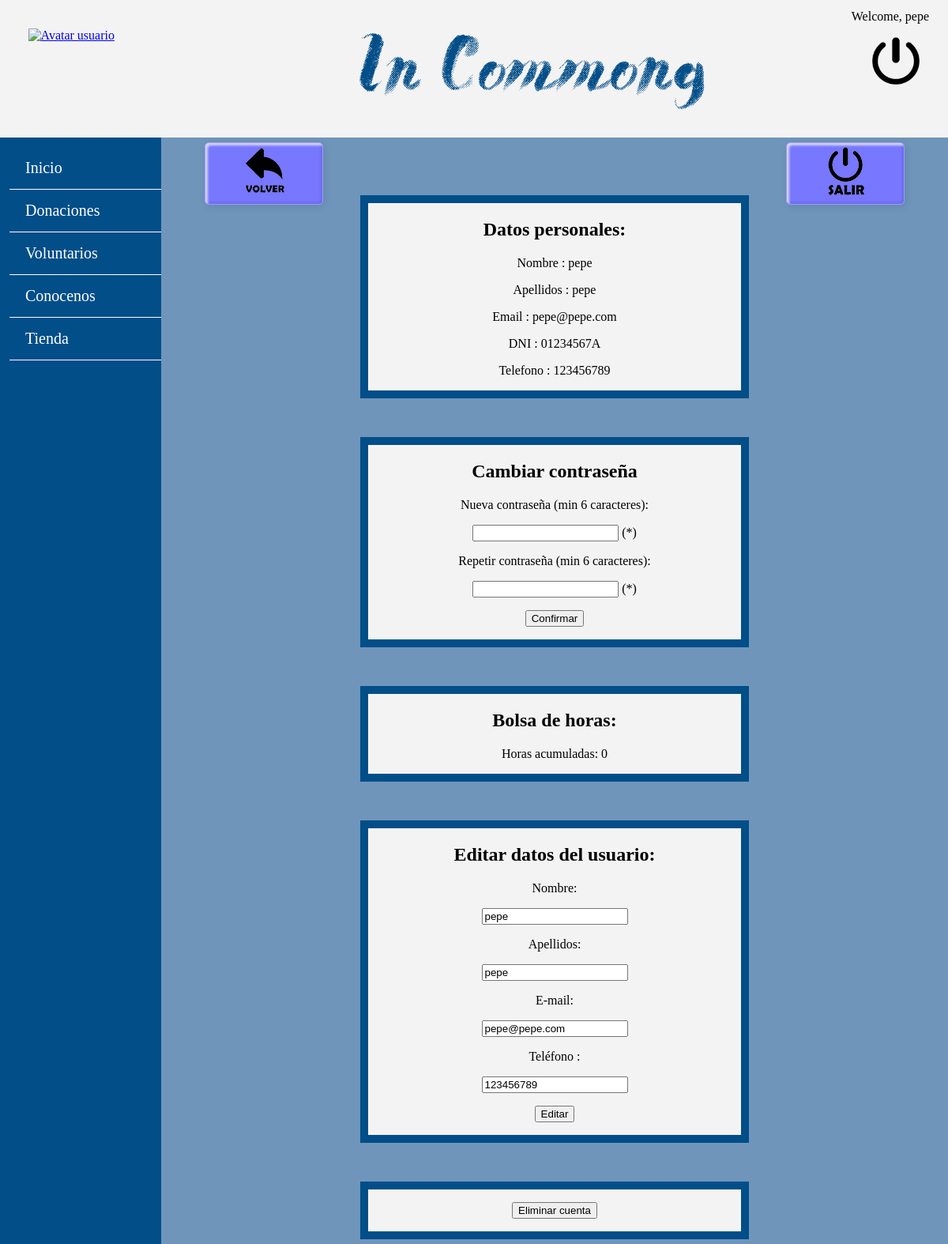
/vistaPerfilUsuario.php (signed in), run on the app's committed database.
### tables this page shows
CREATE TABLE `usuario` (
  `DNI` varchar(9) NOT NULL,
  `nombre` varchar(20) NOT NULL,
  `apellidos` varchar(30) NOT NULL,
  `direccion` varchar(50) DEFAULT NULL,
  `cp` int(10) DEFAULT NULL,
  `usuario` varchar(20) NOT NULL,
  `pass` varchar(60) NOT NULL,
  `email` varchar(30) NOT NULL,
  `fechaNacimiento` date NOT NULL,
  `avatar` tinytext,
  `sexo` enum('Masculino','Femenino','','') NOT NULL,
  `telefono` int(11) NOT NULL,
  `tipo` enum('Admin','User','','') NOT NULL DEFAULT 'User'
);

### includes/DaoScripts/DAOUsuarios.php (called while the page is built, shortened)
<?php
	require_once '/../ModelScripts/usuario.php';
	class DaoUsuarios{
		function seleccionaUsuario($DNI){
			$app = App::getSingleton();
            $con = $app->conexionBd();
			$sql = "SELECT * FROM usuario WHERE DNI = '$DNI'";
			$rs = $con->query($sql) or die ($con->error);
			$resultado = "";
			if($rs != NULL)
			{
				while($lista = $rs->fetch_assoc()){
					$resultado =  new Usuario($lista['nombre'], $lista['DNI'], $lista['apellidos'], $lista['direccion'], $lista['cp'], $lista['usuario'], $lista['pass'], $lista['email'], $lista['fechaNacimiento'], $lista['avatar'], $lista['sexo'], $lista['telefono'], $lista['tipo']);
				}
				return ($resultado);
			}
		}
	}
?>

### includes/ModelScripts/GestorUsuarios.php (called while the page is built, shortened)
<?php
require_once '/../DaoScripts/DAOUsuarios.php';
	class GestorUsuarios{
		private $dao;
		function __construct(){
			$this->dao = new DaoUsuarios();
		}
		public function getUsuario($dni){
			$dniN = htmlspecialchars(trim(strip_tags($dni)));
			return ($this->dao->seleccionaUsuario($dniN));
		}
	}
?>

### includes/ModelScripts/usuario.php (called while the page is built, shortened)
<?php
	class Usuario
	{
		private $DNI;
		private $nombre;
   		private $apellidos;
		private $email;
		private $telefono;
		function __construct($nombre,$dni,$apellidos,$direccion,$cp,$usuario,$pass,$email,$fecha,$avatar,$sexo,$telefono, $tipo){
			$this->DNI=$dni;
			$this->nombre=$nombre;
	   		$this->apellidos=$apellidos;
			$this->email=$email;
			$this->telefono=$telefono;
		}
		public function getNombre(){ return $this->nombre;}
		public function getDNI(){ return $this->DNI;}
		public function getApellidos(){ return $this->apellidos;}
		public function getEmail(){ return $this->email;}
		public function getTelefono(){ return $this->telefono;}
	}
?>

### includes/DaoScripts/DaoVoluntarios.php (called while the page is built, shortened)
<?php
	class DaoVoluntarios{
		function sumHorasVoluntario($dniUsuario){
			$app = App::getSingleton();
    		$con = $app->conexionBd();
			$sql = "SELECT horaEntrada, horaSalida FROM voluntarios WHERE DNIUsuario = '$dniUsuario'";
			$rs = $con->query($sql) or die ($con->error);
			if($rs != NULL)
			{
				while($lista[] = $rs->fetch_assoc());
				return ($lista);
			}
		}
	}
?>

### includes/ModelScripts/GestorVoluntarios.php (called while the page is built, shortened)
<?php
	class GestorVoluntarios{
		private $dao;
		function __construct(){
			require_once '/../DaoScripts/DaoVoluntarios.php';
			require_once '/../DaoScripts/DaoUsuarios.php';
			$this->dao = new DaoVoluntarios();
		}
		public function getSumHorasVoluntariado($dniUsuario){
			$dniUsuario = htmlspecialchars(trim(strip_tags($dniUsuario)));
			$lista = $this->dao->sumHorasVoluntario($dniUsuario);
			$sum = 0;
			for($j= 0; $j <sizeof($lista)-1 ; $j++){
			  $sum += ($lista[$j]['horaSalida'] - $lista[$j]['horaEntrada']);
			}
			return $sum;
		}
	}
?>

### includes/ViewScripts/UsuariosVista.php (the view, shortened to what this page needs)
<?php
	class UsuariosVista{
		private $ListaUsuarios;
		function __construct(){
			require_once '/../ModelScripts/GestorUsuarios.php';
			require_once '/../ModelScripts/GestorVoluntarios.php';
			$this->ListaUsuarios = new GestorUsuarios();
		}
	function perfilUsuario($dni){
		$datosUsuario = $this->ListaUsuarios->getUsuario($dni);
		$gestorV = new GestorVoluntarios();
		$horas = $gestorV->getSumHorasVoluntariado($dni);
		$nombre = $datosUsuario->getNombre();
		$apellidos =$datosUsuario->getApellidos();
		$email =  $datosUsuario->getEmail();
		$DNI = $datosUsuario->getDNI();
		$telefono = $datosUsuario->getTelefono();
		$avatar = $datosUsuario->getAvatar();
		$html = <<<EOS
  			<div class="cabeceraPerfil">
				<div id="volver" >
					<button name = "volver" class= "bCabecera" ><img src="img/back.png"></button>
				</div>
				<div id="cerrar">
					<button id = "bCerrar" class="bCabecera" ><img src="img/salir.png"></button>
				</div>
				<div id="fotoUsuario" >
						<img src="$avatar">
				</div>
			</div>
		<div id= "contenidoPerfilUsuario">
			<div id ="datosUsuario" >
				<p><h2>Datos personales:</h2></p>
						<p>Nombre : $nombre</p>
						<p>Apellidos : $apellidos</p>
						<p>Email : $email</p>
						<p>DNI : $DNI</p>
						<p>Telefono : $telefono</p>
			</div>
		</div>
		<div id= "contenidoPerfilUsuario">
			<form action="includes/formModificarPass.php" method="POST">
				<div id="datosUsuario">
					<p><h2>Cambiar contraseña</h2></p>
					<form>
						<p>Nueva contraseña (min 6 caracteres): </p>
						<p><input type="password" name="pass1" required> (*)</input></p>
						<p>Repetir contraseña (min 6 caracteres): </p>
						<p><input type="password" name="pass2" required> (*)</input></p>
						<p><input type="hidden" name="id" id="usuario" value="$DNI" /> </p>
						<p><input type="submit" value="Confirmar"></input></p>
  					</form>
				</div>
			</form>
		</div>
		<div id= "contenidoPerfilUsuario">
			<div id ="datosUsuario">
				<p><h2>Bolsa de horas: </h2></p>
				<p>Horas acumuladas: $horas</p>
			</div>
		</div>
		<div id= "contenidoPerfilUsuario">
			<form action="includes/formModificarCamposUsuario.php" method="POST">
			<div id= "datosUsuario">
				<p><h2>Editar datos del usuario: </h2></p>
				<form >
					<p>Nombre:</p>
					<p><input type ="text" name ="nombre" value="$nombre" required/></p>
					<p>Apellidos:</p>
					<p><input type ="text" name ="apellidos" value="$apellidos" required/></p>
					<p>E-mail: </p>
					<p><input type ="email" name ="email" value="$email" required></p>
					<p>Teléfono : </p>
					<p><input type ="text" name ="telefono" value="$telefono" required></p>
					<p><input type="hidden" name="id" id="usuario" value="$DNI" /> </p>
					<p><input type ="submit" value="Editar"></input></p>
				</form>
			</div>
			</form>
		</div>
			<div id= "contenidoPerfilUsuario">
				<div id ="datosUsuario">
				<form action="includes/formEliminarPropiaCuenta.php" method="POST">
					<input type="hidden" name="id" id="usuario" value="$DNI" />
				<p><input type ="submit" value="Eliminar cuenta"></input></p>
				</form>
				</div>
			</div>
		</div>
		</div>
EOS;
			echo $html;
	}
}
?>

### css/estilos.css (style rules this page uses)
html body { height: 100%; min-width: 850px; margin: 0%; }
button { width: 150px; text-align: center; }

### css/colorsandtext.css (style rules this page uses)
html body { background: #024e88; }
#volver { margin-left:5%; float:left; }
#cerrar { margin-right:5%; float:right; }
#fotoUsuario { margin-left:25%; }
#contenidoPerfilUsuario { background:#f3f3f3; margin-left:25%; margin-right:25%; margin-top:5%; text-align:center; }
#datosUsuario { margin-top:1%; border: 10px solid #024e88; }
button { box-shadow: inset 3px 3px 3px rgba(255,255,255,.7), inset -2px -2px 3px rgba(0,0,0,.1), 2px 2px 10px rgba(0,0,0,.1); font-size: 20px; border: 1px solid #9b9bff; background: #7777ff; text-shadow: -1px -1px rgba(0,0,0,.2); border-radius: 5px; color: white; }

### data on the page
usuario: nombre "pepe", apellidos "pepe", email "pepe@pepe.com", DNI "01234567A", telefono "123456789"

### other printed values
$_SESSION['nombre'] "pepe"
$horas "0"
